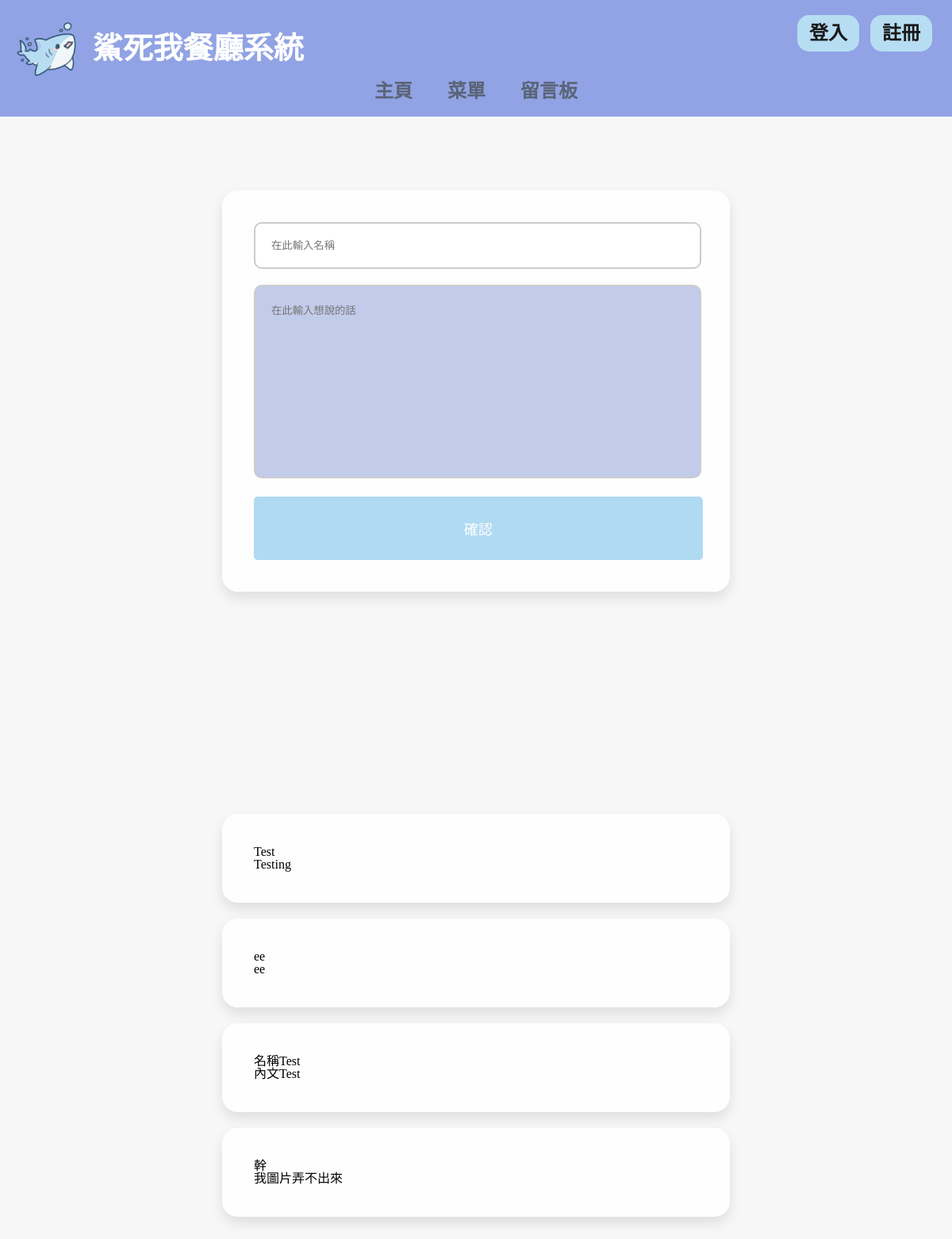
/comment/, run on an earlier commit of the app's database.
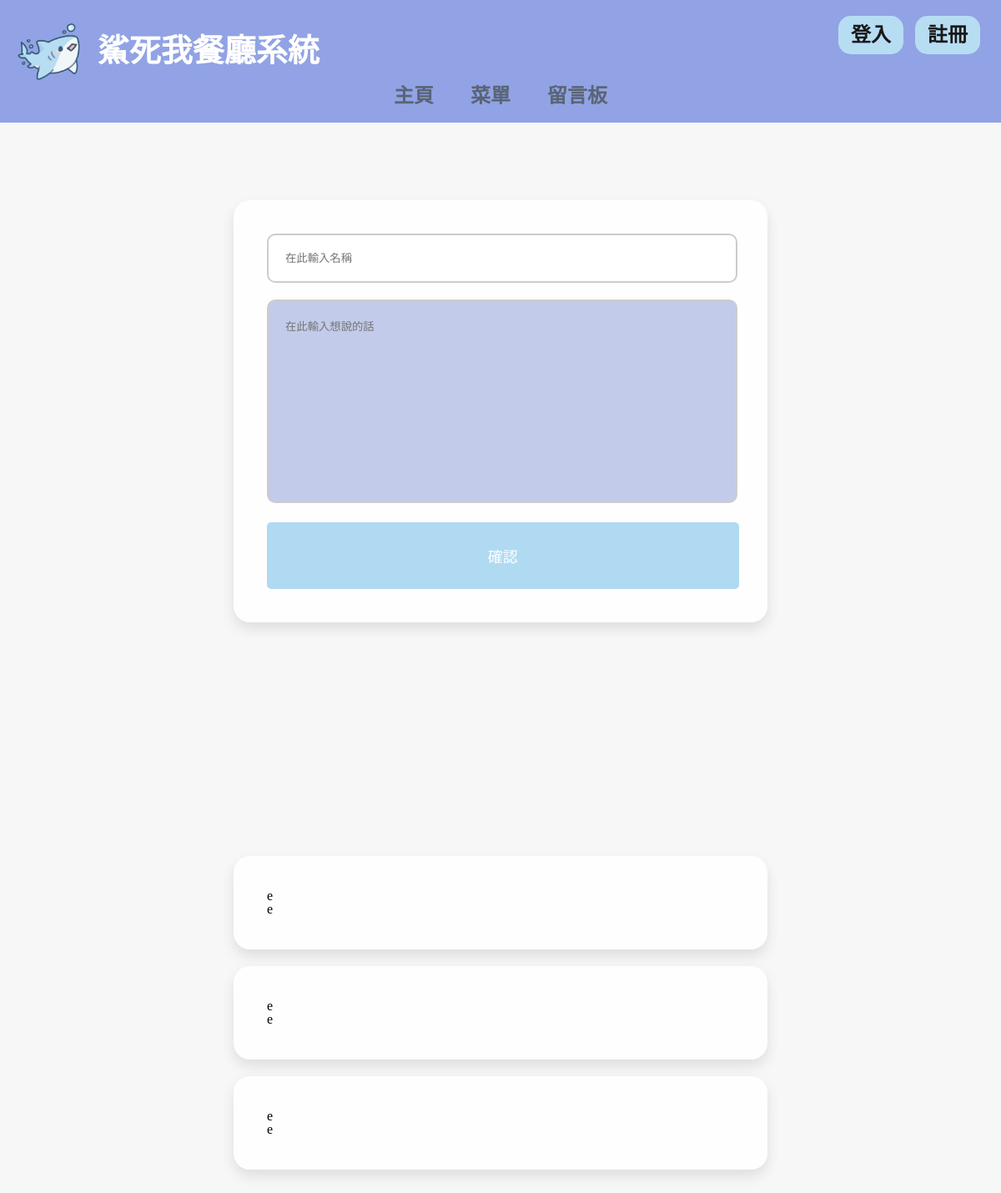
And on a later commit of the database.
### customer/models.py (models this page shows)
class Comment(models.Model):
    name=models.CharField(max_length=20, null=True)
    commenter=models.ForeignKey(User, on_delete=models.CASCADE)
    comment=models.TextField(max_length=500)
    uploadTime=models.DateTimeField(null=True, default=timezone.now())

### customer/views.py (the view, shortened to what this page needs)
# urls.py: path('comment/', comment, name='comment'),  #留言&留言查看
def comment(request):
    comments = Comment.objects.all()  # 查詢所有資料
    if request.user.is_superuser:
        comments=Comment.objects.all().order_by('uploadTime')
        return render(request, 'readComment.html', locals())
    return render(request, 'toComment.html', locals())

### template/html/toComment.html (shortened to what this page needs)
<!DOCTYPE html>
<html lang="en">
<head>
</head>
<body>
    {% include 'header.html' %}
    <div class="comment-container">
        <div class="comment-box">
            <form action="/comment/" method="post">
                <input type="text" name="name" id="name" placeholder="在此輸入名稱">
                <textarea name="comment" id="comment" placeholder="在此輸入想說的話"></textarea>
                <input type="submit" value="確認">
            </form>
        </div>
    </div>
    <div class="comment-container">
        {% if comments %}
            {% for c in comments %}
                <div class="comment-box">
                    <div class="comment-entry">
                        <div><p><strong>{{ c.name }} </strong></p></div>
                        <div><p>{{ c.comment }}</p></div>
                    </div>
                </div>
            {% endfor %}
        {% endif %}
    </div>
</body>
</html>

### template/html/header.html (shortened to what this page needs)
<!DOCTYPE html>
<html lang="en">
  <head>
    <link rel="stylesheet" href="/static/CSS/reset.css" />
    <link rel="stylesheet" href="/static/CSS/header.css" />
  </head>
  <body class="head">
    {% load static %}
    <nav class="menuhead">
      <div class="twoside">
        <div class="title">
          <img class="imgShark" alt="shark" src="{% static 'img/shark.png' %}" />
          <h1 class="resname">鯊死我餐廳系統</h1>
        </div>
        <div class="log">
          {% if request.user.is_active %}
            {{ request.user.first_name }}
            <a href="/logout/" class="Options">登出</a>
          {% else %}
            <a href="/login/" class="Options">登入</a>
            <a href="/register/" class="Options">註冊</a>
          {% endif %}
        </div>
      </div>
      <div class="Function">
        <a href="/" class="Options">主頁</a>
        <a href="/menuAll/" class="Options">菜單</a>
        <a href="/comment/" class="Options">留言板</a>
      </div>
    </nav>
  </body>
</html>

### static/CSS/header.css (style rules this page uses)
.head { width: 100%; }
.menuhead { width: 100%; padding: 20px 0; background-color: #8599e1; position: fixed; top: 0; opacity: 90%; z-index: 999; }
.twoside { display: flex; justify-content: space-between; margin-left: 20px; }
.title { display: flex; justify-content: start; text-align: center; align-items: center; }
.imgShark { width: 10%; }
.resname { font-size: 38px; font-weight: bold; color: white; padding-left: 20px; }
.log { margin-right: 20px; margin-top: 10px; color: black; }
.log a { color: black; background-color: #b0daf2; text-decoration: none; font-size: 24px; padding: 10px 15px; margin: 0 5px; font-weight: bold; border-radius: 15px; }
.Function { text-align: center; }
.Function a { color: #495468; text-decoration: none; font-size: 24px; padding: 10px 20px; font-weight: bold; border-radius: 15px; }

### template/html/toComment.html (style rules this page uses)
body { font-family: Arial, sans-serif; margin: 0; padding: 0; background-color: #f7f7f7; }
.comment-container { display: flex; flex-wrap: wrap; justify-content: center; gap: 20px; padding: 40px; margin-top: 200px; }
.comment-box { width: 560px; background-color: rgba(255, 255, 255, 0.85); padding: 40px; border-radius: 20px; box-shadow: 0 8px 16px rgba(0, 0, 0, 0.1); }
.comment-box input[type="text"], .comment-box textarea { width: calc(100% - 40px); margin-bottom: 20px; padding: 20px; border: 2px solid #ccc; border-radius: 10px; }
.comment-box textarea { height: 200px; resize: none; background-color: rgba(148, 163, 219, 0.55); }
.comment-box input[type="submit"] { width: 101%; height: 80px; background-color: #B0DAF2; border: none; color: white; font-size: 18px; cursor: pointer; border-radius: 5px; }

What changed in the data, as far as the page shows it:
removed Comment: name "Test", comment "Testing"
removed Comment: name "ee", comment "ee"
removed Comment: name "名稱Test", comment "內文Test"
removed Comment: name "幹", comment "我圖片弄不出來"
added Comment: name "e", comment "e"
added Comment: name "e", comment "e"
added Comment: name "e", comment "e"
